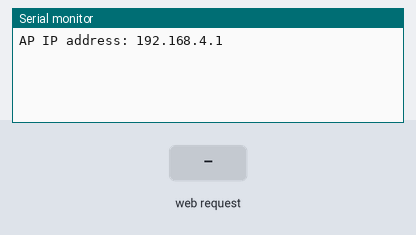
Bench run of a sketch on a simulated ESP8266 (NodeMCU). Shown: the last lines printed to the serial monitor. Inputs (shaded band) come from the test bench. Random numbers use the default seed unless the sketch sets one.

Above: at 1.2 s.
1.3 s: HTTP request GET /?State=1 received
At 2.1 s:
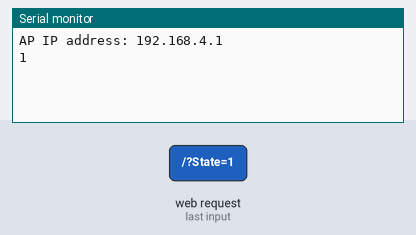
2.8 s: HTTP request GET /?State=0 received
At 3.4 s:
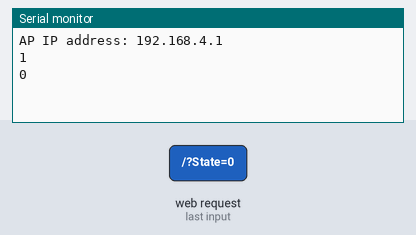

Measured:
- after the input at 1.3 s, the serial monitor: prints a new line at once (image 1)
- after the input at 2.8 s, the serial monitor: prints a new line at once (image 2)

The sketch:

esp32_app_ALTITUD-LATITUD.ino
```cpp
#include <ESP8266WiFi.h>
#include <WiFiClient.h>
#include <ESP8266WebServer.h>

const char* host = "Mi_host";
const char* ssid = "G3D";
String latitude, longitude;

ESP8266WebServer server(80);

void setup() {
  Serial.begin(115200);


// Connecting WiFi

  WiFi.mode(WIFI_AP);
  WiFi.softAP(ssid);

  IPAddress Ip(192, 168, 4, 1);
  IPAddress NMask(255, 255, 255, 0);


  WiFi.softAPConfig(Ip, Ip, NMask);
 if (!WiFi.softAP( ssid))
  {
   Serial.println("WiFi.softAP failed.(Password too short?)");
   return;
  }
  IPAddress myIP = WiFi.softAPIP();
  Serial.println();
  Serial.print("AP IP address: ");
  Serial.println(myIP);
// Starting WEB-server

     server.on ( "/", HTTP_handleRoot );
     server.onNotFound ( HTTP_handleRoot );
     server.begin();
}

void loop() {
  server.handleClient();
   delay(50);
   latitude = "Latitud = " + (String) random(1,90);
   longitude = "Longitud = " + (String) random(-90,-1);
}

void HTTP_handleRoot(void) {
  server.send(200, "text/plain", latitude + "," + longitude);

if( server.hasArg("State") ){
       Serial.println(server.arg("State"));
  }
  server.send(200,"text/html","" );
}
```
